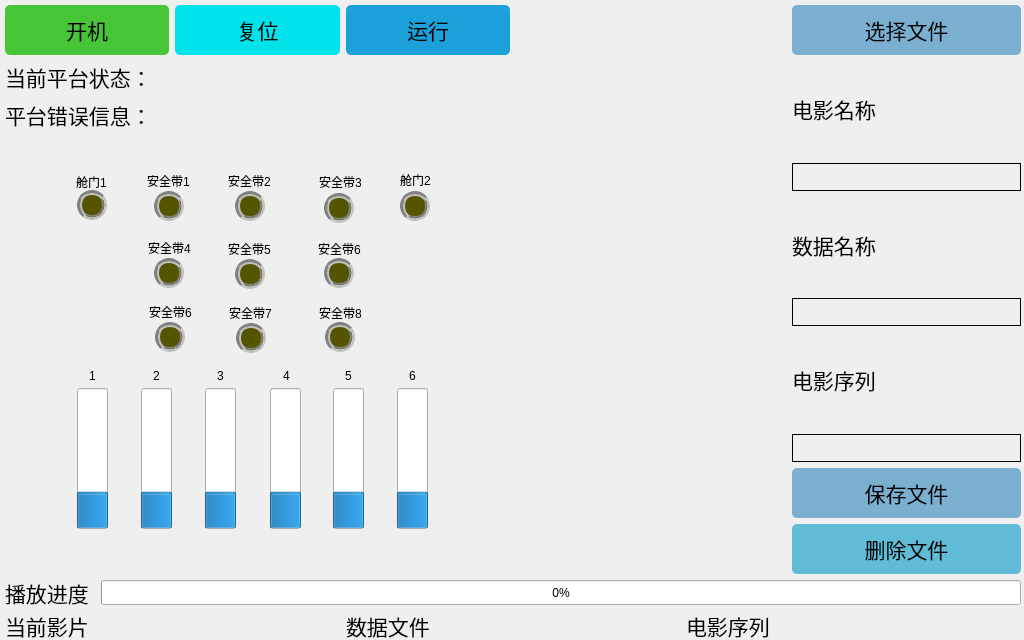
<?xml version="1.0" encoding="UTF-8"?>
<ui version="4.0">
 <class>MotusOperationView</class>
 <widget class="QDialog" name="MotusOperationView">
  <property name="geometry">
   <rect>
    <x>0</x>
    <y>0</y>
    <width>1024</width>
    <height>640</height>
   </rect>
  </property>
  <property name="minimumSize">
   <size>
    <width>1024</width>
    <height>640</height>
   </size>
  </property>
  <property name="maximumSize">
   <size>
    <width>1024</width>
    <height>640</height>
   </size>
  </property>
  <property name="windowTitle">
   <string>Dialog</string>
  </property>
  <property name="styleSheet">
   <string notr="true">#MotusOperationView{ border-image: url(:/picture/playbackground.png);}
</string>
  </property>
  <widget class="QWidget" name="layoutWidget">
   <property name="geometry">
    <rect>
     <x>0</x>
     <y>0</y>
     <width>1021</width>
     <height>641</height>
    </rect>
   </property>
   <layout class="QGridLayout" name="mainGridLayout">
    <property name="leftMargin">
     <number>5</number>
    </property>
    <property name="topMargin">
     <number>5</number>
    </property>
    <item row="0" column="0">
     <layout class="QHBoxLayout" name="topHLayout">
      <item>
       <layout class="QVBoxLayout" name="leftTopVLayout" stretch="1,3">
        <item>
         <layout class="QVBoxLayout" name="leftVLayout">
          <item>
           <layout class="QHBoxLayout" name="buttonHLayout">
            <item>
             <widget class="QPushButton" name="playFileLoad">
              <property name="minimumSize">
               <size>
                <width>90</width>
                <height>50</height>
               </size>
              </property>
              <property name="font">
               <font>
                <family>楷体</family>
                <pointsize>16</pointsize>
               </font>
              </property>
              <property name="styleSheet">
               <string notr="true">QPushButton{
background-color: rgb(70, 198,55);
border-radius:5px;
}
QPushButton:hover{color: rgb(255,255,255);} QPushButton:pressed{padding-left:3px;padding-top:3px;}</string>
              </property>
              <property name="text">
               <string>开机</string>
              </property>
              <property name="icon">
               <iconset resource="resources.qrc">
                <normaloff>:/picture/kaiji.png</normaloff>:/picture/kaiji.png</iconset>
              </property>
              <property name="iconSize">
               <size>
                <width>40</width>
                <height>40</height>
               </size>
              </property>
             </widget>
            </item>
            <item>
             <widget class="QPushButton" name="playRestartButton">
              <property name="minimumSize">
               <size>
                <width>90</width>
                <height>50</height>
               </size>
              </property>
              <property name="font">
               <font>
                <family>楷体</family>
                <pointsize>16</pointsize>
               </font>
              </property>
              <property name="styleSheet">
               <string notr="true">QPushButton{
background-color: rgb(0, 227,234);
border-radius:5px;
}
QPushButton:hover{color: rgb(255,255,255);} QPushButton:pressed{padding-left:3px;padding-top:3px;}</string>
              </property>
              <property name="text">
               <string>复位</string>
              </property>
              <property name="icon">
               <iconset resource="resources.qrc">
                <normaloff>:/picture/reset.png</normaloff>:/picture/reset.png</iconset>
              </property>
              <property name="iconSize">
               <size>
                <width>40</width>
                <height>40</height>
               </size>
              </property>
             </widget>
            </item>
            <item>
             <widget class="QPushButton" name="playStopButton">
              <property name="minimumSize">
               <size>
                <width>90</width>
                <height>50</height>
               </size>
              </property>
              <property name="font">
               <font>
                <family>楷体</family>
                <pointsize>16</pointsize>
               </font>
              </property>
              <property name="styleSheet">
               <string notr="true">QPushButton{
background-color: rgb(28, 161,218);
border-radius:5px;
}
QPushButton:hover{color: rgb(255,255,255);} QPushButton:pressed{padding-left:3px;padding-top:3px;}</string>
              </property>
              <property name="text">
               <string>运行</string>
              </property>
              <property name="icon">
               <iconset resource="resources.qrc">
                <normaloff>:/picture/run.png</normaloff>:/picture/run.png</iconset>
              </property>
              <property name="iconSize">
               <size>
                <width>40</width>
                <height>40</height>
               </size>
              </property>
             </widget>
            </item>
           </layout>
          </item>
          <item>
           <layout class="QHBoxLayout" name="statusHLayout">
            <item>
             <widget class="QLabel" name="playCurrentPlatfromStatus">
              <property name="minimumSize">
               <size>
                <width>0</width>
                <height>0</height>
               </size>
              </property>
              <property name="maximumSize">
               <size>
                <width>16777215</width>
                <height>50</height>
               </size>
              </property>
              <property name="font">
               <font>
                <pointsize>16</pointsize>
               </font>
              </property>
              <property name="text">
               <string>当前平台状态：</string>
              </property>
             </widget>
            </item>
            <item>
             <widget class="QLineEdit" name="playCurrentFlowPath">
              <property name="enabled">
               <bool>true</bool>
              </property>
              <property name="minimumSize">
               <size>
                <width>200</width>
                <height>0</height>
               </size>
              </property>
              <property name="font">
               <font>
                <pointsize>16</pointsize>
               </font>
              </property>
              <property name="styleSheet">
               <string notr="true">border-width:0;border-style:outset;background:transparent;</string>
              </property>
              <property name="readOnly">
               <bool>true</bool>
              </property>
             </widget>
            </item>
           </layout>
          </item>
          <item>
           <layout class="QHBoxLayout" name="errorHLayout">
            <item>
             <widget class="QLabel" name="playCurrentPlatfromMessage">
              <property name="minimumSize">
               <size>
                <width>0</width>
                <height>0</height>
               </size>
              </property>
              <property name="maximumSize">
               <size>
                <width>16777215</width>
                <height>50</height>
               </size>
              </property>
              <property name="font">
               <font>
                <pointsize>16</pointsize>
               </font>
              </property>
              <property name="text">
               <string>平台错误信息：</string>
              </property>
             </widget>
            </item>
            <item>
             <widget class="QLineEdit" name="playCurrentErrorMessage">
              <property name="enabled">
               <bool>true</bool>
              </property>
              <property name="minimumSize">
               <size>
                <width>200</width>
                <height>0</height>
               </size>
              </property>
              <property name="font">
               <font>
                <pointsize>16</pointsize>
               </font>
              </property>
              <property name="styleSheet">
               <string notr="true">border-width:0;border-style:outset;background:transparent;</string>
              </property>
              <property name="readOnly">
               <bool>true</bool>
              </property>
             </widget>
            </item>
           </layout>
          </item>
         </layout>
        </item>
        <item>
         <layout class="QGridLayout" name="gridLayout">
          <property name="leftMargin">
           <number>10</number>
          </property>
          <property name="topMargin">
           <number>5</number>
          </property>
          <property name="rightMargin">
           <number>5</number>
          </property>
          <property name="bottomMargin">
           <number>10</number>
          </property>
          <property name="spacing">
           <number>10</number>
          </property>
          <item row="0" column="0">
           <widget class="QGroupBox" name="groupBox1">
            <property name="font">
             <font>
              <family>宋体</family>
              <pointsize>12</pointsize>
             </font>
            </property>
            <property name="styleSheet">
             <string notr="true">QGroupBox { border-color: rgb(,,);
            border-width: 1px;
            border-style: solid;}</string>
            </property>
            <property name="title">
             <string/>
            </property>
            <widget class="QPushButton" name="pButton_2">
             <property name="geometry">
              <rect>
               <x>139</x>
               <y>49</y>
               <width>30</width>
               <height>30</height>
              </rect>
             </property>
             <property name="styleSheet">
              <string notr="true">border:5px groove gray;border-radius:15px;
background-color: rgb(85, 85, 0);
</string>
             </property>
             <property name="text">
              <string/>
             </property>
            </widget>
            <widget class="QPushButton" name="pButton_1">
             <property name="geometry">
              <rect>
               <x>62</x>
               <y>48</y>
               <width>30</width>
               <height>30</height>
              </rect>
             </property>
             <property name="styleSheet">
              <string notr="true">border:5px groove gray;border-radius:15px;
background-color: rgb(85, 85, 0);
</string>
             </property>
             <property name="text">
              <string/>
             </property>
            </widget>
            <widget class="QPushButton" name="pButton_3">
             <property name="geometry">
              <rect>
               <x>220</x>
               <y>49</y>
               <width>30</width>
               <height>30</height>
              </rect>
             </property>
             <property name="styleSheet">
              <string notr="true">border:5px groove gray;border-radius:15px;
background-color: rgb(85, 85, 0);
</string>
             </property>
             <property name="text">
              <string/>
             </property>
            </widget>
            <widget class="QPushButton" name="pButton_8">
             <property name="geometry">
              <rect>
               <x>309</x>
               <y>116</y>
               <width>30</width>
               <height>30</height>
              </rect>
             </property>
             <property name="styleSheet">
              <string notr="true">border:5px groove gray;border-radius:15px;
background-color: rgb(85, 85, 0);</string>
             </property>
             <property name="text">
              <string/>
             </property>
            </widget>
            <widget class="QPushButton" name="pButton_6">
             <property name="geometry">
              <rect>
               <x>139</x>
               <y>116</y>
               <width>30</width>
               <height>30</height>
              </rect>
             </property>
             <property name="styleSheet">
              <string notr="true">border:5px groove gray;border-radius:15px;
background-color: rgb(85, 85, 0);</string>
             </property>
             <property name="text">
              <string/>
             </property>
            </widget>
            <widget class="QPushButton" name="pButton_7">
             <property name="geometry">
              <rect>
               <x>220</x>
               <y>117</y>
               <width>30</width>
               <height>30</height>
              </rect>
             </property>
             <property name="styleSheet">
              <string notr="true">border:5px groove gray;border-radius:15px;
background-color: rgb(85, 85, 0);
</string>
             </property>
             <property name="text">
              <string/>
             </property>
            </widget>
            <widget class="QPushButton" name="pButton_4">
             <property name="geometry">
              <rect>
               <x>309</x>
               <y>51</y>
               <width>30</width>
               <height>30</height>
              </rect>
             </property>
             <property name="styleSheet">
              <string notr="true">border:5px groove gray;border-radius:15px;
background-color: rgb(85, 85, 0);
</string>
             </property>
             <property name="text">
              <string/>
             </property>
            </widget>
            <widget class="QPushButton" name="pButton_5">
             <property name="geometry">
              <rect>
               <x>385</x>
               <y>49</y>
               <width>30</width>
               <height>30</height>
              </rect>
             </property>
             <property name="styleSheet">
              <string notr="true">border:5px groove gray;border-radius:15px;
background-color: rgb(85, 85, 0);
</string>
             </property>
             <property name="text">
              <string/>
             </property>
            </widget>
            <widget class="QProgressBar" name="progressBar_1">
             <property name="geometry">
              <rect>
               <x>62</x>
               <y>246</y>
               <width>31</width>
               <height>141</height>
              </rect>
             </property>
             <property name="value">
              <number>24</number>
             </property>
             <property name="orientation">
              <enum>Qt::Vertical</enum>
             </property>
            </widget>
            <widget class="QProgressBar" name="progressBar_2">
             <property name="geometry">
              <rect>
               <x>126</x>
               <y>246</y>
               <width>31</width>
               <height>141</height>
              </rect>
             </property>
             <property name="value">
              <number>24</number>
             </property>
             <property name="orientation">
              <enum>Qt::Vertical</enum>
             </property>
            </widget>
            <widget class="QProgressBar" name="progressBar_3">
             <property name="geometry">
              <rect>
               <x>190</x>
               <y>246</y>
               <width>31</width>
               <height>141</height>
              </rect>
             </property>
             <property name="value">
              <number>24</number>
             </property>
             <property name="orientation">
              <enum>Qt::Vertical</enum>
             </property>
            </widget>
            <widget class="QProgressBar" name="progressBar_4">
             <property name="geometry">
              <rect>
               <x>255</x>
               <y>246</y>
               <width>31</width>
               <height>141</height>
              </rect>
             </property>
             <property name="value">
              <number>24</number>
             </property>
             <property name="orientation">
              <enum>Qt::Vertical</enum>
             </property>
            </widget>
            <widget class="QProgressBar" name="progressBar_5">
             <property name="geometry">
              <rect>
               <x>318</x>
               <y>246</y>
               <width>31</width>
               <height>141</height>
              </rect>
             </property>
             <property name="value">
              <number>24</number>
             </property>
             <property name="orientation">
              <enum>Qt::Vertical</enum>
             </property>
            </widget>
            <widget class="QProgressBar" name="progressBar_6">
             <property name="geometry">
              <rect>
               <x>382</x>
               <y>246</y>
               <width>31</width>
               <height>141</height>
              </rect>
             </property>
             <property name="value">
              <number>24</number>
             </property>
             <property name="orientation">
              <enum>Qt::Vertical</enum>
             </property>
            </widget>
            <widget class="QLabel" name="label">
             <property name="geometry">
              <rect>
               <x>61</x>
               <y>32</y>
               <width>31</width>
               <height>16</height>
              </rect>
             </property>
             <property name="text">
              <string>舱门1</string>
             </property>
            </widget>
            <widget class="QLabel" name="label_2">
             <property name="geometry">
              <rect>
               <x>385</x>
               <y>30</y>
               <width>31</width>
               <height>16</height>
              </rect>
             </property>
             <property name="text">
              <string>舱门2</string>
             </property>
            </widget>
            <widget class="QLabel" name="label_3">
             <property name="geometry">
              <rect>
               <x>132</x>
               <y>29</y>
               <width>45</width>
               <height>20</height>
              </rect>
             </property>
             <property name="text">
              <string>安全带1</string>
             </property>
            </widget>
            <widget class="QLabel" name="label_4">
             <property name="geometry">
              <rect>
               <x>213</x>
               <y>31</y>
               <width>45</width>
               <height>16</height>
              </rect>
             </property>
             <property name="text">
              <string>安全带2</string>
             </property>
            </widget>
            <widget class="QLabel" name="label_5">
             <property name="geometry">
              <rect>
               <x>304</x>
               <y>32</y>
               <width>45</width>
               <height>16</height>
              </rect>
             </property>
             <property name="text">
              <string>安全带3</string>
             </property>
            </widget>
            <widget class="QLabel" name="label_6">
             <property name="geometry">
              <rect>
               <x>133</x>
               <y>96</y>
               <width>45</width>
               <height>20</height>
              </rect>
             </property>
             <property name="text">
              <string>安全带4</string>
             </property>
            </widget>
            <widget class="QLabel" name="label_7">
             <property name="geometry">
              <rect>
               <x>213</x>
               <y>99</y>
               <width>45</width>
               <height>16</height>
              </rect>
             </property>
             <property name="text">
              <string>安全带5</string>
             </property>
            </widget>
            <widget class="QLabel" name="label_8">
             <property name="geometry">
              <rect>
               <x>303</x>
               <y>99</y>
               <width>45</width>
               <height>16</height>
              </rect>
             </property>
             <property name="text">
              <string>安全带6</string>
             </property>
            </widget>
            <widget class="QLabel" name="label_9">
             <property name="geometry">
              <rect>
               <x>65</x>
               <y>226</y>
               <width>25</width>
               <height>16</height>
              </rect>
             </property>
             <property name="text">
              <string>1</string>
             </property>
             <property name="alignment">
              <set>Qt::AlignCenter</set>
             </property>
            </widget>
            <widget class="QLabel" name="label_10">
             <property name="geometry">
              <rect>
               <x>129</x>
               <y>226</y>
               <width>25</width>
               <height>16</height>
              </rect>
             </property>
             <property name="text">
              <string>2</string>
             </property>
             <property name="alignment">
              <set>Qt::AlignCenter</set>
             </property>
            </widget>
            <widget class="QLabel" name="label_11">
             <property name="geometry">
              <rect>
               <x>193</x>
               <y>226</y>
               <width>25</width>
               <height>16</height>
              </rect>
             </property>
             <property name="text">
              <string>3</string>
             </property>
             <property name="alignment">
              <set>Qt::AlignCenter</set>
             </property>
            </widget>
            <widget class="QLabel" name="label_12">
             <property name="geometry">
              <rect>
               <x>259</x>
               <y>226</y>
               <width>25</width>
               <height>16</height>
              </rect>
             </property>
             <property name="text">
              <string>4</string>
             </property>
             <property name="alignment">
              <set>Qt::AlignCenter</set>
             </property>
            </widget>
            <widget class="QLabel" name="label_13">
             <property name="geometry">
              <rect>
               <x>321</x>
               <y>226</y>
               <width>25</width>
               <height>16</height>
              </rect>
             </property>
             <property name="text">
              <string>5</string>
             </property>
             <property name="alignment">
              <set>Qt::AlignCenter</set>
             </property>
            </widget>
            <widget class="QLabel" name="label_14">
             <property name="geometry">
              <rect>
               <x>385</x>
               <y>226</y>
               <width>25</width>
               <height>16</height>
              </rect>
             </property>
             <property name="text">
              <string>6</string>
             </property>
             <property name="alignment">
              <set>Qt::AlignCenter</set>
             </property>
            </widget>
            <widget class="QPushButton" name="pButton_11">
             <property name="geometry">
              <rect>
               <x>310</x>
               <y>180</y>
               <width>30</width>
               <height>30</height>
              </rect>
             </property>
             <property name="styleSheet">
              <string notr="true">border:5px groove gray;border-radius:15px;
background-color: rgb(85, 85, 0);</string>
             </property>
             <property name="text">
              <string/>
             </property>
            </widget>
            <widget class="QLabel" name="label_15">
             <property name="geometry">
              <rect>
               <x>214</x>
               <y>163</y>
               <width>45</width>
               <height>16</height>
              </rect>
             </property>
             <property name="text">
              <string>安全带7</string>
             </property>
            </widget>
            <widget class="QPushButton" name="pButton_10">
             <property name="geometry">
              <rect>
               <x>221</x>
               <y>181</y>
               <width>30</width>
               <height>30</height>
              </rect>
             </property>
             <property name="styleSheet">
              <string notr="true">border:5px groove gray;border-radius:15px;
background-color: rgb(85, 85, 0);
</string>
             </property>
             <property name="text">
              <string/>
             </property>
            </widget>
            <widget class="QPushButton" name="pButton_9">
             <property name="geometry">
              <rect>
               <x>140</x>
               <y>180</y>
               <width>30</width>
               <height>30</height>
              </rect>
             </property>
             <property name="styleSheet">
              <string notr="true">border:5px groove gray;border-radius:15px;
background-color: rgb(85, 85, 0);</string>
             </property>
             <property name="text">
              <string/>
             </property>
            </widget>
            <widget class="QLabel" name="label_16">
             <property name="geometry">
              <rect>
               <x>134</x>
               <y>160</y>
               <width>45</width>
               <height>20</height>
              </rect>
             </property>
             <property name="text">
              <string>安全带6</string>
             </property>
            </widget>
            <widget class="QLabel" name="label_17">
             <property name="geometry">
              <rect>
               <x>304</x>
               <y>163</y>
               <width>45</width>
               <height>16</height>
              </rect>
             </property>
             <property name="text">
              <string>安全带8</string>
             </property>
            </widget>
           </widget>
          </item>
         </layout>
        </item>
       </layout>
      </item>
      <item>
       <layout class="QHBoxLayout" name="rightHLayout">
        <item>
         <widget class="QTableView" name="playTableView">
          <property name="minimumSize">
           <size>
            <width>270</width>
            <height>361</height>
           </size>
          </property>
          <property name="font">
           <font>
            <family>楷体</family>
            <pointsize>14</pointsize>
           </font>
          </property>
          <property name="styleSheet">
           <string notr="true">background:transparent;</string>
          </property>
         </widget>
        </item>
        <item>
         <layout class="QVBoxLayout" name="dataVLayout">
          <item>
           <widget class="QPushButton" name="selectFileButton">
            <property name="minimumSize">
             <size>
              <width>90</width>
              <height>50</height>
             </size>
            </property>
            <property name="font">
             <font>
              <family>楷体</family>
              <pointsize>16</pointsize>
             </font>
            </property>
            <property name="styleSheet">
             <string notr="true">QPushButton{
background-color: rgb(122, 175,207);
border-radius:5px;
}
QPushButton:hover{color: rgb(255,255,255);} QPushButton:pressed{padding-left:3px;padding-top:3px;}</string>
            </property>
            <property name="text">
             <string>选择文件</string>
            </property>
            <property name="icon">
             <iconset resource="resources.qrc">
              <normaloff>:/picture/openfile.png</normaloff>:/picture/openfile.png</iconset>
            </property>
            <property name="iconSize">
             <size>
              <width>45</width>
              <height>45</height>
             </size>
            </property>
           </widget>
          </item>
          <item>
           <widget class="QLabel" name="movieLabel">
            <property name="minimumSize">
             <size>
              <width>60</width>
              <height>20</height>
             </size>
            </property>
            <property name="font">
             <font>
              <family>楷体</family>
              <pointsize>16</pointsize>
             </font>
            </property>
            <property name="layoutDirection">
             <enum>Qt::LeftToRight</enum>
            </property>
            <property name="text">
             <string>电影名称</string>
            </property>
           </widget>
          </item>
          <item>
           <widget class="QLineEdit" name="movieLineEdit">
            <property name="minimumSize">
             <size>
              <width>90</width>
              <height>28</height>
             </size>
            </property>
            <property name="styleSheet">
             <string notr="true">border-width:1;border-style:outset;background:transparent;</string>
            </property>
           </widget>
          </item>
          <item>
           <widget class="QLabel" name="datalabel">
            <property name="minimumSize">
             <size>
              <width>60</width>
              <height>20</height>
             </size>
            </property>
            <property name="font">
             <font>
              <family>楷体</family>
              <pointsize>16</pointsize>
             </font>
            </property>
            <property name="layoutDirection">
             <enum>Qt::LeftToRight</enum>
            </property>
            <property name="text">
             <string>数据名称</string>
            </property>
           </widget>
          </item>
          <item>
           <widget class="QLineEdit" name="dataLineEdit">
            <property name="minimumSize">
             <size>
              <width>90</width>
              <height>28</height>
             </size>
            </property>
            <property name="styleSheet">
             <string notr="true">border-width:1;border-style:outset;background:transparent;</string>
            </property>
           </widget>
          </item>
          <item>
           <widget class="QLabel" name="sequenceLabel">
            <property name="minimumSize">
             <size>
              <width>60</width>
              <height>20</height>
             </size>
            </property>
            <property name="font">
             <font>
              <family>楷体</family>
              <pointsize>16</pointsize>
             </font>
            </property>
            <property name="layoutDirection">
             <enum>Qt::LeftToRight</enum>
            </property>
            <property name="text">
             <string>电影序列</string>
            </property>
           </widget>
          </item>
          <item>
           <widget class="QLineEdit" name="sequenceLineEdit">
            <property name="enabled">
             <bool>true</bool>
            </property>
            <property name="minimumSize">
             <size>
              <width>60</width>
              <height>28</height>
             </size>
            </property>
            <property name="styleSheet">
             <string notr="true">border-width:1;border-style:outset;background:transparent;</string>
            </property>
           </widget>
          </item>
          <item>
           <widget class="QPushButton" name="saveFileButton">
            <property name="minimumSize">
             <size>
              <width>90</width>
              <height>50</height>
             </size>
            </property>
            <property name="font">
             <font>
              <family>楷体</family>
              <pointsize>16</pointsize>
             </font>
            </property>
            <property name="styleSheet">
             <string notr="true">QPushButton{
background-color: rgb(122, 175,207);
border-radius:5px;
}
QPushButton:hover{color: rgb(255,255,255);} QPushButton:pressed{padding-left:3px;padding-top:3px;}</string>
            </property>
            <property name="text">
             <string>保存文件</string>
            </property>
            <property name="icon">
             <iconset resource="resources.qrc">
              <normaloff>:/picture/savefile.png</normaloff>:/picture/savefile.png</iconset>
            </property>
            <property name="iconSize">
             <size>
              <width>45</width>
              <height>45</height>
             </size>
            </property>
           </widget>
          </item>
          <item>
           <widget class="QPushButton" name="deleteFileButton">
            <property name="minimumSize">
             <size>
              <width>90</width>
              <height>50</height>
             </size>
            </property>
            <property name="font">
             <font>
              <family>楷体</family>
              <pointsize>16</pointsize>
             </font>
            </property>
            <property name="styleSheet">
             <string notr="true">QPushButton{
background-color: rgb(96, 187,214);
border-radius:5px;
}
QPushButton:hover{color: rgb(255,255,255);} QPushButton:pressed{padding-left:3px;padding-top:3px;}</string>
            </property>
            <property name="text">
             <string>删除文件</string>
            </property>
            <property name="icon">
             <iconset resource="resources.qrc">
              <normaloff>:/picture/deletefile.png</normaloff>:/picture/deletefile.png</iconset>
            </property>
            <property name="iconSize">
             <size>
              <width>45</width>
              <height>45</height>
             </size>
            </property>
           </widget>
          </item>
         </layout>
        </item>
       </layout>
      </item>
     </layout>
    </item>
    <item row="1" column="0">
     <layout class="QVBoxLayout" name="playDetialVLayout">
      <item>
       <layout class="QHBoxLayout" name="rateHLayout">
        <item>
         <widget class="QLabel" name="playPlayProgress">
          <property name="minimumSize">
           <size>
            <width>90</width>
            <height>20</height>
           </size>
          </property>
          <property name="font">
           <font>
            <pointsize>16</pointsize>
           </font>
          </property>
          <property name="text">
           <string>播放进度</string>
          </property>
         </widget>
        </item>
        <item>
         <widget class="QProgressBar" name="playProgressBar">
          <property name="minimumSize">
           <size>
            <width>700</width>
            <height>25</height>
           </size>
          </property>
          <property name="value">
           <number>0</number>
          </property>
         </widget>
        </item>
       </layout>
      </item>
      <item>
       <layout class="QHBoxLayout" name="detailsLayout">
        <item>
         <widget class="QLabel" name="playMovie">
          <property name="minimumSize">
           <size>
            <width>90</width>
            <height>20</height>
           </size>
          </property>
          <property name="font">
           <font>
            <pointsize>16</pointsize>
           </font>
          </property>
          <property name="text">
           <string>当前影片</string>
          </property>
         </widget>
        </item>
        <item>
         <widget class="QLineEdit" name="playMovieEdit">
          <property name="enabled">
           <bool>true</bool>
          </property>
          <property name="minimumSize">
           <size>
            <width>200</width>
            <height>30</height>
           </size>
          </property>
          <property name="font">
           <font>
            <pointsize>12</pointsize>
           </font>
          </property>
          <property name="styleSheet">
           <string notr="true">border-width:0;border-style:outset;background:transparent;</string>
          </property>
          <property name="readOnly">
           <bool>true</bool>
          </property>
         </widget>
        </item>
        <item>
         <widget class="QLabel" name="playData">
          <property name="minimumSize">
           <size>
            <width>90</width>
            <height>20</height>
           </size>
          </property>
          <property name="font">
           <font>
            <pointsize>16</pointsize>
           </font>
          </property>
          <property name="text">
           <string>数据文件</string>
          </property>
         </widget>
        </item>
        <item>
         <widget class="QLineEdit" name="playDataEdit">
          <property name="minimumSize">
           <size>
            <width>100</width>
            <height>30</height>
           </size>
          </property>
          <property name="font">
           <font>
            <pointsize>12</pointsize>
           </font>
          </property>
          <property name="styleSheet">
           <string notr="true">border-width:0;border-style:outset;background:transparent;</string>
          </property>
          <property name="readOnly">
           <bool>true</bool>
          </property>
         </widget>
        </item>
        <item>
         <widget class="QLabel" name="playMovieSequence">
          <property name="minimumSize">
           <size>
            <width>90</width>
            <height>20</height>
           </size>
          </property>
          <property name="font">
           <font>
            <pointsize>16</pointsize>
           </font>
          </property>
          <property name="text">
           <string>电影序列</string>
          </property>
         </widget>
        </item>
        <item>
         <widget class="QLineEdit" name="playMovieSequenceEdit">
          <property name="minimumSize">
           <size>
            <width>100</width>
            <height>30</height>
           </size>
          </property>
          <property name="font">
           <font>
            <pointsize>12</pointsize>
           </font>
          </property>
          <property name="styleSheet">
           <string notr="true">border-width:0;border-style:outset;background:transparent;</string>
          </property>
          <property name="readOnly">
           <bool>true</bool>
          </property>
         </widget>
        </item>
       </layout>
      </item>
     </layout>
    </item>
   </layout>
  </widget>
 </widget>
 <resources>
  <include location="resources.qrc"/>
 </resources>
 <connections/>
</ui>
